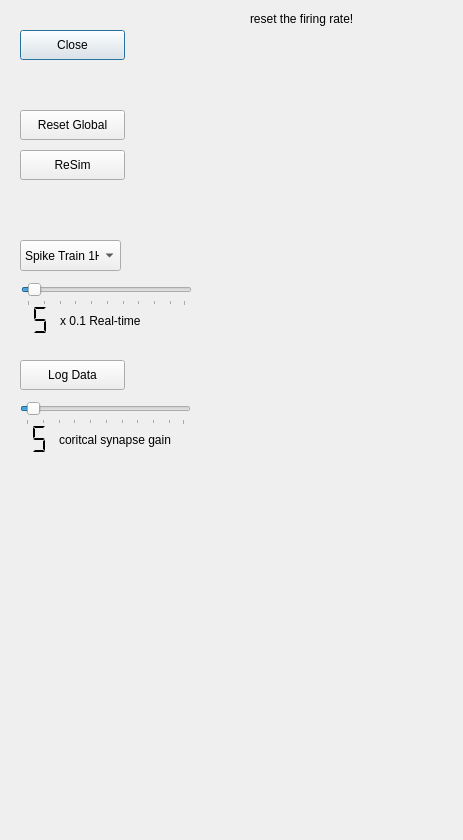
<?xml version="1.0" encoding="UTF-8"?>
<ui version="4.0">
 <class>Dialog</class>
 <widget class="QDialog" name="Dialog">
  <property name="windowModality">
   <enum>Qt::WindowModal</enum>
  </property>
  <property name="geometry">
   <rect>
    <x>0</x>
    <y>0</y>
    <width>463</width>
    <height>840</height>
   </rect>
  </property>
  <property name="windowTitle">
   <string>Dialog</string>
  </property>
  <widget class="QPushButton" name="pushButton_2">
   <property name="geometry">
    <rect>
     <x>20</x>
     <y>30</y>
     <width>105</width>
     <height>30</height>
    </rect>
   </property>
   <property name="text">
    <string>Close</string>
   </property>
  </widget>
  <widget class="QPushButton" name="pushButton_4">
   <property name="geometry">
    <rect>
     <x>20</x>
     <y>110</y>
     <width>105</width>
     <height>30</height>
    </rect>
   </property>
   <property name="text">
    <string>Reset Global</string>
   </property>
   <property name="checkable">
    <bool>true</bool>
   </property>
  </widget>
  <widget class="QPushButton" name="pushButton_5">
   <property name="geometry">
    <rect>
     <x>20</x>
     <y>150</y>
     <width>105</width>
     <height>30</height>
    </rect>
   </property>
   <property name="text">
    <string>ReSim</string>
   </property>
   <property name="checkable">
    <bool>true</bool>
   </property>
  </widget>
  <widget class="QComboBox" name="comboBox">
   <property name="geometry">
    <rect>
     <x>20</x>
     <y>240</y>
     <width>101</width>
     <height>31</height>
    </rect>
   </property>
   <item>
    <property name="text">
     <string>Spike Train 1Hz</string>
    </property>
   </item>
   <item>
    <property name="text">
     <string>Spike Train 10Hz</string>
    </property>
   </item>
   <item>
    <property name="text">
     <string>Spike Train 20Hz</string>
    </property>
   </item>
  </widget>
  <widget class="QSlider" name="horizontalSlider">
   <property name="geometry">
    <rect>
     <x>21</x>
     <y>281</y>
     <width>171</width>
     <height>25</height>
    </rect>
   </property>
   <property name="minimum">
    <number>1</number>
   </property>
   <property name="maximum">
    <number>100</number>
   </property>
   <property name="value">
    <number>5</number>
   </property>
   <property name="sliderPosition">
    <number>5</number>
   </property>
   <property name="tracking">
    <bool>true</bool>
   </property>
   <property name="orientation">
    <enum>Qt::Horizontal</enum>
   </property>
   <property name="invertedControls">
    <bool>true</bool>
   </property>
   <property name="tickPosition">
    <enum>QSlider::TicksBelow</enum>
   </property>
   <property name="tickInterval">
    <number>10</number>
   </property>
  </widget>
  <widget class="QLCDNumber" name="lcdNumber">
   <property name="geometry">
    <rect>
     <x>-30</x>
     <y>300</y>
     <width>81</width>
     <height>40</height>
    </rect>
   </property>
   <property name="sizePolicy">
    <sizepolicy hsizetype="Minimum" vsizetype="Minimum">
     <horstretch>0</horstretch>
     <verstretch>0</verstretch>
    </sizepolicy>
   </property>
   <property name="palette">
    <palette>
     <active>
      <colorrole role="WindowText">
       <brush brushstyle="SolidPattern">
        <color alpha="255">
         <red>0</red>
         <green>0</green>
         <blue>0</blue>
        </color>
       </brush>
      </colorrole>
      <colorrole role="Button">
       <brush brushstyle="SolidPattern">
        <color alpha="255">
         <red>255</red>
         <green>0</green>
         <blue>0</blue>
        </color>
       </brush>
      </colorrole>
      <colorrole role="Light">
       <brush brushstyle="SolidPattern">
        <color alpha="255">
         <red>255</red>
         <green>127</green>
         <blue>127</blue>
        </color>
       </brush>
      </colorrole>
      <colorrole role="Midlight">
       <brush brushstyle="SolidPattern">
        <color alpha="255">
         <red>255</red>
         <green>63</green>
         <blue>63</blue>
        </color>
       </brush>
      </colorrole>
      <colorrole role="Dark">
       <brush brushstyle="SolidPattern">
        <color alpha="255">
         <red>127</red>
         <green>0</green>
         <blue>0</blue>
        </color>
       </brush>
      </colorrole>
      <colorrole role="Mid">
       <brush brushstyle="SolidPattern">
        <color alpha="255">
         <red>170</red>
         <green>0</green>
         <blue>0</blue>
        </color>
       </brush>
      </colorrole>
      <colorrole role="Text">
       <brush brushstyle="SolidPattern">
        <color alpha="255">
         <red>0</red>
         <green>0</green>
         <blue>0</blue>
        </color>
       </brush>
      </colorrole>
      <colorrole role="BrightText">
       <brush brushstyle="SolidPattern">
        <color alpha="255">
         <red>255</red>
         <green>255</green>
         <blue>255</blue>
        </color>
       </brush>
      </colorrole>
      <colorrole role="ButtonText">
       <brush brushstyle="SolidPattern">
        <color alpha="255">
         <red>0</red>
         <green>0</green>
         <blue>0</blue>
        </color>
       </brush>
      </colorrole>
      <colorrole role="Base">
       <brush brushstyle="SolidPattern">
        <color alpha="255">
         <red>255</red>
         <green>255</green>
         <blue>255</blue>
        </color>
       </brush>
      </colorrole>
      <colorrole role="Window">
       <brush brushstyle="SolidPattern">
        <color alpha="255">
         <red>255</red>
         <green>0</green>
         <blue>0</blue>
        </color>
       </brush>
      </colorrole>
      <colorrole role="Shadow">
       <brush brushstyle="SolidPattern">
        <color alpha="255">
         <red>0</red>
         <green>0</green>
         <blue>0</blue>
        </color>
       </brush>
      </colorrole>
      <colorrole role="AlternateBase">
       <brush brushstyle="SolidPattern">
        <color alpha="255">
         <red>255</red>
         <green>127</green>
         <blue>127</blue>
        </color>
       </brush>
      </colorrole>
      <colorrole role="ToolTipBase">
       <brush brushstyle="SolidPattern">
        <color alpha="255">
         <red>255</red>
         <green>255</green>
         <blue>220</blue>
        </color>
       </brush>
      </colorrole>
      <colorrole role="ToolTipText">
       <brush brushstyle="SolidPattern">
        <color alpha="255">
         <red>0</red>
         <green>0</green>
         <blue>0</blue>
        </color>
       </brush>
      </colorrole>
     </active>
     <inactive>
      <colorrole role="WindowText">
       <brush brushstyle="SolidPattern">
        <color alpha="255">
         <red>0</red>
         <green>0</green>
         <blue>0</blue>
        </color>
       </brush>
      </colorrole>
      <colorrole role="Button">
       <brush brushstyle="SolidPattern">
        <color alpha="255">
         <red>255</red>
         <green>0</green>
         <blue>0</blue>
        </color>
       </brush>
      </colorrole>
      <colorrole role="Light">
       <brush brushstyle="SolidPattern">
        <color alpha="255">
         <red>255</red>
         <green>127</green>
         <blue>127</blue>
        </color>
       </brush>
      </colorrole>
      <colorrole role="Midlight">
       <brush brushstyle="SolidPattern">
        <color alpha="255">
         <red>255</red>
         <green>63</green>
         <blue>63</blue>
        </color>
       </brush>
      </colorrole>
      <colorrole role="Dark">
       <brush brushstyle="SolidPattern">
        <color alpha="255">
         <red>127</red>
         <green>0</green>
         <blue>0</blue>
        </color>
       </brush>
      </colorrole>
      <colorrole role="Mid">
       <brush brushstyle="SolidPattern">
        <color alpha="255">
         <red>170</red>
         <green>0</green>
         <blue>0</blue>
        </color>
       </brush>
      </colorrole>
      <colorrole role="Text">
       <brush brushstyle="SolidPattern">
        <color alpha="255">
         <red>0</red>
         <green>0</green>
         <blue>0</blue>
        </color>
       </brush>
      </colorrole>
      <colorrole role="BrightText">
       <brush brushstyle="SolidPattern">
        <color alpha="255">
         <red>255</red>
         <green>255</green>
         <blue>255</blue>
        </color>
       </brush>
      </colorrole>
      <colorrole role="ButtonText">
       <brush brushstyle="SolidPattern">
        <color alpha="255">
         <red>0</red>
         <green>0</green>
         <blue>0</blue>
        </color>
       </brush>
      </colorrole>
      <colorrole role="Base">
       <brush brushstyle="SolidPattern">
        <color alpha="255">
         <red>255</red>
         <green>255</green>
         <blue>255</blue>
        </color>
       </brush>
      </colorrole>
      <colorrole role="Window">
       <brush brushstyle="SolidPattern">
        <color alpha="255">
         <red>255</red>
         <green>0</green>
         <blue>0</blue>
        </color>
       </brush>
      </colorrole>
      <colorrole role="Shadow">
       <brush brushstyle="SolidPattern">
        <color alpha="255">
         <red>0</red>
         <green>0</green>
         <blue>0</blue>
        </color>
       </brush>
      </colorrole>
      <colorrole role="AlternateBase">
       <brush brushstyle="SolidPattern">
        <color alpha="255">
         <red>255</red>
         <green>127</green>
         <blue>127</blue>
        </color>
       </brush>
      </colorrole>
      <colorrole role="ToolTipBase">
       <brush brushstyle="SolidPattern">
        <color alpha="255">
         <red>255</red>
         <green>255</green>
         <blue>220</blue>
        </color>
       </brush>
      </colorrole>
      <colorrole role="ToolTipText">
       <brush brushstyle="SolidPattern">
        <color alpha="255">
         <red>0</red>
         <green>0</green>
         <blue>0</blue>
        </color>
       </brush>
      </colorrole>
     </inactive>
     <disabled>
      <colorrole role="WindowText">
       <brush brushstyle="SolidPattern">
        <color alpha="255">
         <red>127</red>
         <green>0</green>
         <blue>0</blue>
        </color>
       </brush>
      </colorrole>
      <colorrole role="Button">
       <brush brushstyle="SolidPattern">
        <color alpha="255">
         <red>255</red>
         <green>0</green>
         <blue>0</blue>
        </color>
       </brush>
      </colorrole>
      <colorrole role="Light">
       <brush brushstyle="SolidPattern">
        <color alpha="255">
         <red>255</red>
         <green>127</green>
         <blue>127</blue>
        </color>
       </brush>
      </colorrole>
      <colorrole role="Midlight">
       <brush brushstyle="SolidPattern">
        <color alpha="255">
         <red>255</red>
         <green>63</green>
         <blue>63</blue>
        </color>
       </brush>
      </colorrole>
      <colorrole role="Dark">
       <brush brushstyle="SolidPattern">
        <color alpha="255">
         <red>127</red>
         <green>0</green>
         <blue>0</blue>
        </color>
       </brush>
      </colorrole>
      <colorrole role="Mid">
       <brush brushstyle="SolidPattern">
        <color alpha="255">
         <red>170</red>
         <green>0</green>
         <blue>0</blue>
        </color>
       </brush>
      </colorrole>
      <colorrole role="Text">
       <brush brushstyle="SolidPattern">
        <color alpha="255">
         <red>127</red>
         <green>0</green>
         <blue>0</blue>
        </color>
       </brush>
      </colorrole>
      <colorrole role="BrightText">
       <brush brushstyle="SolidPattern">
        <color alpha="255">
         <red>255</red>
         <green>255</green>
         <blue>255</blue>
        </color>
       </brush>
      </colorrole>
      <colorrole role="ButtonText">
       <brush brushstyle="SolidPattern">
        <color alpha="255">
         <red>127</red>
         <green>0</green>
         <blue>0</blue>
        </color>
       </brush>
      </colorrole>
      <colorrole role="Base">
       <brush brushstyle="SolidPattern">
        <color alpha="255">
         <red>255</red>
         <green>0</green>
         <blue>0</blue>
        </color>
       </brush>
      </colorrole>
      <colorrole role="Window">
       <brush brushstyle="SolidPattern">
        <color alpha="255">
         <red>255</red>
         <green>0</green>
         <blue>0</blue>
        </color>
       </brush>
      </colorrole>
      <colorrole role="Shadow">
       <brush brushstyle="SolidPattern">
        <color alpha="255">
         <red>0</red>
         <green>0</green>
         <blue>0</blue>
        </color>
       </brush>
      </colorrole>
      <colorrole role="AlternateBase">
       <brush brushstyle="SolidPattern">
        <color alpha="255">
         <red>255</red>
         <green>0</green>
         <blue>0</blue>
        </color>
       </brush>
      </colorrole>
      <colorrole role="ToolTipBase">
       <brush brushstyle="SolidPattern">
        <color alpha="255">
         <red>255</red>
         <green>255</green>
         <blue>220</blue>
        </color>
       </brush>
      </colorrole>
      <colorrole role="ToolTipText">
       <brush brushstyle="SolidPattern">
        <color alpha="255">
         <red>0</red>
         <green>0</green>
         <blue>0</blue>
        </color>
       </brush>
      </colorrole>
     </disabled>
    </palette>
   </property>
   <property name="frameShape">
    <enum>QFrame::Panel</enum>
   </property>
   <property name="frameShadow">
    <enum>QFrame::Sunken</enum>
   </property>
   <property name="lineWidth">
    <number>0</number>
   </property>
   <property name="midLineWidth">
    <number>8</number>
   </property>
   <property name="segmentStyle">
    <enum>QLCDNumber::Flat</enum>
   </property>
   <property name="intValue" stdset="0">
    <number>5</number>
   </property>
  </widget>
  <widget class="QLabel" name="label_RT">
   <property name="geometry">
    <rect>
     <x>60</x>
     <y>310</y>
     <width>121</width>
     <height>22</height>
    </rect>
   </property>
   <property name="text">
    <string>x 0.1 Real-time</string>
   </property>
  </widget>
  <widget class="QPushButton" name="pushButtonData">
   <property name="geometry">
    <rect>
     <x>20</x>
     <y>360</y>
     <width>105</width>
     <height>30</height>
    </rect>
   </property>
   <property name="text">
    <string>Log Data</string>
   </property>
   <property name="checkable">
    <bool>true</bool>
   </property>
   <property name="checked">
    <bool>false</bool>
   </property>
   <property name="default">
    <bool>false</bool>
   </property>
   <property name="flat">
    <bool>false</bool>
   </property>
  </widget>
  <widget class="QLabel" name="label">
   <property name="geometry">
    <rect>
     <x>250</x>
     <y>10</y>
     <width>171</width>
     <height>17</height>
    </rect>
   </property>
   <property name="text">
    <string>reset the firing rate!</string>
   </property>
  </widget>
  <widget class="QLabel" name="label_RT_2">
   <property name="geometry">
    <rect>
     <x>59</x>
     <y>429</y>
     <width>171</width>
     <height>22</height>
    </rect>
   </property>
   <property name="text">
    <string>coritcal synapse gain</string>
   </property>
  </widget>
  <widget class="QLCDNumber" name="lcdNumber_2">
   <property name="geometry">
    <rect>
     <x>-31</x>
     <y>419</y>
     <width>81</width>
     <height>40</height>
    </rect>
   </property>
   <property name="sizePolicy">
    <sizepolicy hsizetype="Minimum" vsizetype="Minimum">
     <horstretch>0</horstretch>
     <verstretch>0</verstretch>
    </sizepolicy>
   </property>
   <property name="palette">
    <palette>
     <active>
      <colorrole role="WindowText">
       <brush brushstyle="SolidPattern">
        <color alpha="255">
         <red>0</red>
         <green>0</green>
         <blue>0</blue>
        </color>
       </brush>
      </colorrole>
      <colorrole role="Button">
       <brush brushstyle="SolidPattern">
        <color alpha="255">
         <red>255</red>
         <green>0</green>
         <blue>0</blue>
        </color>
       </brush>
      </colorrole>
      <colorrole role="Light">
       <brush brushstyle="SolidPattern">
        <color alpha="255">
         <red>255</red>
         <green>127</green>
         <blue>127</blue>
        </color>
       </brush>
      </colorrole>
      <colorrole role="Midlight">
       <brush brushstyle="SolidPattern">
        <color alpha="255">
         <red>255</red>
         <green>63</green>
         <blue>63</blue>
        </color>
       </brush>
      </colorrole>
      <colorrole role="Dark">
       <brush brushstyle="SolidPattern">
        <color alpha="255">
         <red>127</red>
         <green>0</green>
         <blue>0</blue>
        </color>
       </brush>
      </colorrole>
      <colorrole role="Mid">
       <brush brushstyle="SolidPattern">
        <color alpha="255">
         <red>170</red>
         <green>0</green>
         <blue>0</blue>
        </color>
       </brush>
      </colorrole>
      <colorrole role="Text">
       <brush brushstyle="SolidPattern">
        <color alpha="255">
         <red>0</red>
         <green>0</green>
         <blue>0</blue>
        </color>
       </brush>
      </colorrole>
      <colorrole role="BrightText">
       <brush brushstyle="SolidPattern">
        <color alpha="255">
         <red>255</red>
         <green>255</green>
         <blue>255</blue>
        </color>
       </brush>
      </colorrole>
      <colorrole role="ButtonText">
       <brush brushstyle="SolidPattern">
        <color alpha="255">
         <red>0</red>
         <green>0</green>
         <blue>0</blue>
        </color>
       </brush>
      </colorrole>
      <colorrole role="Base">
       <brush brushstyle="SolidPattern">
        <color alpha="255">
         <red>255</red>
         <green>255</green>
         <blue>255</blue>
        </color>
       </brush>
      </colorrole>
      <colorrole role="Window">
       <brush brushstyle="SolidPattern">
        <color alpha="255">
         <red>255</red>
         <green>0</green>
         <blue>0</blue>
        </color>
       </brush>
      </colorrole>
      <colorrole role="Shadow">
       <brush brushstyle="SolidPattern">
        <color alpha="255">
         <red>0</red>
         <green>0</green>
         <blue>0</blue>
        </color>
       </brush>
      </colorrole>
      <colorrole role="AlternateBase">
       <brush brushstyle="SolidPattern">
        <color alpha="255">
         <red>255</red>
         <green>127</green>
         <blue>127</blue>
        </color>
       </brush>
      </colorrole>
      <colorrole role="ToolTipBase">
       <brush brushstyle="SolidPattern">
        <color alpha="255">
         <red>255</red>
         <green>255</green>
         <blue>220</blue>
        </color>
       </brush>
      </colorrole>
      <colorrole role="ToolTipText">
       <brush brushstyle="SolidPattern">
        <color alpha="255">
         <red>0</red>
         <green>0</green>
         <blue>0</blue>
        </color>
       </brush>
      </colorrole>
     </active>
     <inactive>
      <colorrole role="WindowText">
       <brush brushstyle="SolidPattern">
        <color alpha="255">
         <red>0</red>
         <green>0</green>
         <blue>0</blue>
        </color>
       </brush>
      </colorrole>
      <colorrole role="Button">
       <brush brushstyle="SolidPattern">
        <color alpha="255">
         <red>255</red>
         <green>0</green>
         <blue>0</blue>
        </color>
       </brush>
      </colorrole>
      <colorrole role="Light">
       <brush brushstyle="SolidPattern">
        <color alpha="255">
         <red>255</red>
         <green>127</green>
         <blue>127</blue>
        </color>
       </brush>
      </colorrole>
      <colorrole role="Midlight">
       <brush brushstyle="SolidPattern">
        <color alpha="255">
         <red>255</red>
         <green>63</green>
         <blue>63</blue>
        </color>
       </brush>
      </colorrole>
      <colorrole role="Dark">
       <brush brushstyle="SolidPattern">
        <color alpha="255">
         <red>127</red>
         <green>0</green>
         <blue>0</blue>
        </color>
       </brush>
      </colorrole>
      <colorrole role="Mid">
       <brush brushstyle="SolidPattern">
        <color alpha="255">
         <red>170</red>
         <green>0</green>
         <blue>0</blue>
        </color>
       </brush>
      </colorrole>
      <colorrole role="Text">
       <brush brushstyle="SolidPattern">
        <color alpha="255">
         <red>0</red>
         <green>0</green>
         <blue>0</blue>
        </color>
       </brush>
      </colorrole>
      <colorrole role="BrightText">
       <brush brushstyle="SolidPattern">
        <color alpha="255">
         <red>255</red>
         <green>255</green>
         <blue>255</blue>
        </color>
       </brush>
      </colorrole>
      <colorrole role="ButtonText">
       <brush brushstyle="SolidPattern">
        <color alpha="255">
         <red>0</red>
         <green>0</green>
         <blue>0</blue>
        </color>
       </brush>
      </colorrole>
      <colorrole role="Base">
       <brush brushstyle="SolidPattern">
        <color alpha="255">
         <red>255</red>
         <green>255</green>
         <blue>255</blue>
        </color>
       </brush>
      </colorrole>
      <colorrole role="Window">
       <brush brushstyle="SolidPattern">
        <color alpha="255">
         <red>255</red>
         <green>0</green>
         <blue>0</blue>
        </color>
       </brush>
      </colorrole>
      <colorrole role="Shadow">
       <brush brushstyle="SolidPattern">
        <color alpha="255">
         <red>0</red>
         <green>0</green>
         <blue>0</blue>
        </color>
       </brush>
      </colorrole>
      <colorrole role="AlternateBase">
       <brush brushstyle="SolidPattern">
        <color alpha="255">
         <red>255</red>
         <green>127</green>
         <blue>127</blue>
        </color>
       </brush>
      </colorrole>
      <colorrole role="ToolTipBase">
       <brush brushstyle="SolidPattern">
        <color alpha="255">
         <red>255</red>
         <green>255</green>
         <blue>220</blue>
        </color>
       </brush>
      </colorrole>
      <colorrole role="ToolTipText">
       <brush brushstyle="SolidPattern">
        <color alpha="255">
         <red>0</red>
         <green>0</green>
         <blue>0</blue>
        </color>
       </brush>
      </colorrole>
     </inactive>
     <disabled>
      <colorrole role="WindowText">
       <brush brushstyle="SolidPattern">
        <color alpha="255">
         <red>127</red>
         <green>0</green>
         <blue>0</blue>
        </color>
       </brush>
      </colorrole>
      <colorrole role="Button">
       <brush brushstyle="SolidPattern">
        <color alpha="255">
         <red>255</red>
         <green>0</green>
         <blue>0</blue>
        </color>
       </brush>
      </colorrole>
      <colorrole role="Light">
       <brush brushstyle="SolidPattern">
        <color alpha="255">
         <red>255</red>
         <green>127</green>
         <blue>127</blue>
        </color>
       </brush>
      </colorrole>
      <colorrole role="Midlight">
       <brush brushstyle="SolidPattern">
        <color alpha="255">
         <red>255</red>
         <green>63</green>
         <blue>63</blue>
        </color>
       </brush>
      </colorrole>
      <colorrole role="Dark">
       <brush brushstyle="SolidPattern">
        <color alpha="255">
         <red>127</red>
         <green>0</green>
         <blue>0</blue>
        </color>
       </brush>
      </colorrole>
      <colorrole role="Mid">
       <brush brushstyle="SolidPattern">
        <color alpha="255">
         <red>170</red>
         <green>0</green>
         <blue>0</blue>
        </color>
       </brush>
      </colorrole>
      <colorrole role="Text">
       <brush brushstyle="SolidPattern">
        <color alpha="255">
         <red>127</red>
         <green>0</green>
         <blue>0</blue>
        </color>
       </brush>
      </colorrole>
      <colorrole role="BrightText">
       <brush brushstyle="SolidPattern">
        <color alpha="255">
         <red>255</red>
         <green>255</green>
         <blue>255</blue>
        </color>
       </brush>
      </colorrole>
      <colorrole role="ButtonText">
       <brush brushstyle="SolidPattern">
        <color alpha="255">
         <red>127</red>
         <green>0</green>
         <blue>0</blue>
        </color>
       </brush>
      </colorrole>
      <colorrole role="Base">
       <brush brushstyle="SolidPattern">
        <color alpha="255">
         <red>255</red>
         <green>0</green>
         <blue>0</blue>
        </color>
       </brush>
      </colorrole>
      <colorrole role="Window">
       <brush brushstyle="SolidPattern">
        <color alpha="255">
         <red>255</red>
         <green>0</green>
         <blue>0</blue>
        </color>
       </brush>
      </colorrole>
      <colorrole role="Shadow">
       <brush brushstyle="SolidPattern">
        <color alpha="255">
         <red>0</red>
         <green>0</green>
         <blue>0</blue>
        </color>
       </brush>
      </colorrole>
      <colorrole role="AlternateBase">
       <brush brushstyle="SolidPattern">
        <color alpha="255">
         <red>255</red>
         <green>0</green>
         <blue>0</blue>
        </color>
       </brush>
      </colorrole>
      <colorrole role="ToolTipBase">
       <brush brushstyle="SolidPattern">
        <color alpha="255">
         <red>255</red>
         <green>255</green>
         <blue>220</blue>
        </color>
       </brush>
      </colorrole>
      <colorrole role="ToolTipText">
       <brush brushstyle="SolidPattern">
        <color alpha="255">
         <red>0</red>
         <green>0</green>
         <blue>0</blue>
        </color>
       </brush>
      </colorrole>
     </disabled>
    </palette>
   </property>
   <property name="frameShape">
    <enum>QFrame::Panel</enum>
   </property>
   <property name="frameShadow">
    <enum>QFrame::Sunken</enum>
   </property>
   <property name="lineWidth">
    <number>0</number>
   </property>
   <property name="midLineWidth">
    <number>8</number>
   </property>
   <property name="segmentStyle">
    <enum>QLCDNumber::Flat</enum>
   </property>
   <property name="intValue" stdset="0">
    <number>5</number>
   </property>
  </widget>
  <widget class="QSlider" name="horizontalSlider_2">
   <property name="geometry">
    <rect>
     <x>20</x>
     <y>400</y>
     <width>171</width>
     <height>25</height>
    </rect>
   </property>
   <property name="minimum">
    <number>1</number>
   </property>
   <property name="maximum">
    <number>100</number>
   </property>
   <property name="value">
    <number>5</number>
   </property>
   <property name="sliderPosition">
    <number>5</number>
   </property>
   <property name="tracking">
    <bool>true</bool>
   </property>
   <property name="orientation">
    <enum>Qt::Horizontal</enum>
   </property>
   <property name="invertedControls">
    <bool>true</bool>
   </property>
   <property name="tickPosition">
    <enum>QSlider::TicksBelow</enum>
   </property>
   <property name="tickInterval">
    <number>10</number>
   </property>
  </widget>
 </widget>
 <resources/>
 <connections>
  <connection>
   <sender>horizontalSlider</sender>
   <signal>valueChanged(int)</signal>
   <receiver>lcdNumber</receiver>
   <slot>display(int)</slot>
   <hints>
    <hint type="sourcelabel">
     <x>81</x>
     <y>291</y>
    </hint>
    <hint type="destinationlabel">
     <x>27</x>
     <y>317</y>
    </hint>
   </hints>
  </connection>
  <connection>
   <sender>pushButton_2</sender>
   <signal>clicked()</signal>
   <receiver>Dialog</receiver>
   <slot>close()</slot>
   <hints>
    <hint type="sourcelabel">
     <x>98</x>
     <y>47</y>
    </hint>
    <hint type="destinationlabel">
     <x>208</x>
     <y>47</y>
    </hint>
   </hints>
  </connection>
  <connection>
   <sender>horizontalSlider</sender>
   <signal>sliderMoved(int)</signal>
   <receiver>lcdNumber</receiver>
   <slot>display(int)</slot>
   <hints>
    <hint type="sourcelabel">
     <x>106</x>
     <y>293</y>
    </hint>
    <hint type="destinationlabel">
     <x>40</x>
     <y>319</y>
    </hint>
   </hints>
  </connection>
 </connections>
</ui>
